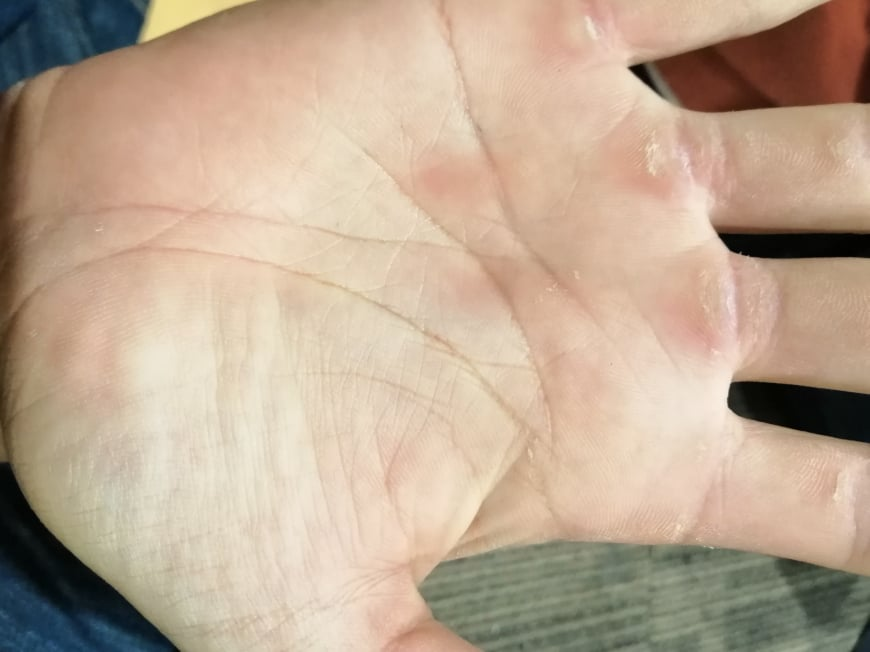
%> input picture PCA_based Fingerprint Recognition System/TestDatabase/2.jpg, 870 x 652 px
$ octave test.m   (GNU Octave 9; MATLAB toolbox functions it lacks are replaced by stand-ins)
%> lines starting %> are read from the running program, lines starting %| are printed output that depends on the picture
### PCA_based Fingerprint Recognition System/gaborFilterBank.m
function gaborArray = gaborFilterBank(u,v,m,n)

% GABORFILTERBANK generates a custum Gabor filter bank.
% It creates a u by v cell array, whose elements are m by n matrices;
% each matrix being a 2-D Gabor filter.
%
%
% Inputs:
%       u	:	No. of scales (usually set to 5)
%       v	:	No. of orientations (usually set to 8)
%       m	:	No. of rows in a 2-D Gabor filter (an odd integer number, usually set to 39)
%       n	:	No. of columns in a 2-D Gabor filter (an odd integer number, usually set to 39)
%
% Output:
%       gaborArray: A u by v array, element of which are m by n
%                   matries; each matrix being a 2-D Gabor filter
%
%
% Sample use:
%
% gaborArray = gaborFilterBank(5,8,39,39);
%
%
%
%   Details can be found in:
%
%   M. Haghighat, S. Zonouz, M. Abdel-Mottaleb, "CloudID: Trustworthy
%   cloud-based and cross-enterprise biometric identification,"
%   Expert Systems with Applications, vol. 42, no. 21, pp. 7905-7916, 2015.
%
%
%
% (C)	Mohammad Haghighat, University of Miami
%       haghighat@ieee.org
%       PLEASE CITE THE ABOVE PAPER IF YOU USE THIS CODE.


if (nargin ~= 4)    % Check correct number of arguments
    error('There must be four input arguments (Number of scales and orientations and the 2-D size of the filter)!')
end


%% Create Gabor filters
% Create u*v gabor filters each being an m by n matrix

gaborArray = cell(u,v);
fmax = 0.25;
gama = sqrt(2);
eta = sqrt(2);

for i = 1:u

    fu = fmax/((sqrt(2))^(i-1));
    alpha = fu/gama;
    beta = fu/eta;

    for j = 1:v
        tetav = ((j-1)/v)*pi;
        gFilter = zeros(m,n);

        for x = 1:m
            for y = 1:n
                xprime = (x-((m+1)/2))*cos(tetav)+(y-((n+1)/2))*sin(tetav);
                yprime = -(x-((m+1)/2))*sin(tetav)+(y-((n+1)/2))*cos(tetav);
                gFilter(x,y) = (fu^2/(pi*gama*eta))*exp(-((alpha^2)*(xprime^2)+(beta^2)*(yprime^2)))*exp(1i*2*pi*fu*xprime);
            end
        end
        gaborArray{i,j} = gFilter;

    end
end


%% Show Gabor filters (Please comment this section if not needed!)

% Show magnitudes of Gabor filters:
figure('NumberTitle','Off','Name','Magnitudes of Gabor filters');
for i = 1:u
    for j = 1:v
        subplot(u,v,(i-1)*v+j);
        imshow(abs(gaborArray{i,j}),[]);
    end
end

% Show real parts of Gabor filters:
figure('NumberTitle','Off','Name','Real parts of Gabor filters');
for i = 1:u
    for j = 1:v
        subplot(u,v,(i-1)*v+j);
        imshow(real(gaborArray{i,j}),[]);
    end
end

### PCA_based Fingerprint Recognition System/gaborFeatures.m
function featureVector = gaborFeatures(img,gaborArray,d1,d2)

% GABORFEATURES extracts the Gabor features of an input image.
% It creates a column vector, consisting of the Gabor features of the input
% image. The feature vectors are normalized to zero mean and unit variance.
%
%
% Inputs:
%       img         :	Matrix of the input image
%       gaborArray	:	Gabor filters bank created by the function gaborFilterBank
%       d1          :	The factor of downsampling along rows.
%       d2          :	The factor of downsampling along columns.
%
% Output:
%       featureVector	:   A column vector with length (m*n*u*v)/(d1*d2).
%                           This vector is the Gabor feature vector of an
%                           m by n image. u is the number of scales and
%                           v is the number of orientations in 'gaborArray'.
%
%
% Sample use:
%
% img = imread('cameraman.tif');
% gaborArray = gaborFilterBank(5,8,39,39);  % Generates the Gabor filter bank
% featureVector = gaborFeatures(img,gaborArray,4,4);   % Extracts Gabor feature vector, 'featureVector', from the image, 'img'.
%
%
%
%   Details can be found in:
%
%   M. Haghighat, S. Zonouz, M. Abdel-Mottaleb, "CloudID: Trustworthy
%   cloud-based and cross-enterprise biometric identification,"
%   Expert Systems with Applications, vol. 42, no. 21, pp. 7905-7916, 2015.
%
%
%
% (C)	Mohammad Haghighat, University of Miami
%       haghighat@ieee.org
%       PLEASE CITE THE ABOVE PAPER IF YOU USE THIS CODE.


if (nargin ~= 4)        % Check correct number of arguments
    error('Please use the correct number of input arguments!')
end

if size(img,3) == 3     % Check if the input image is grayscale
    warning('The input RGB image is converted to grayscale!')
    img = rgb2gray(img);
end

img = double(img);


%% Filter the image using the Gabor filter bank

% Filter input image by each Gabor filter
[u,v] = size(gaborArray);
gaborResult = cell(u,v);
for i = 1:u
    for j = 1:v
        gaborResult{i,j} = imfilter(img, gaborArray{i,j});
    end
end


%% Create feature vector

% Extract feature vector from input image
featureVector = [];
for i = 1:u
    for j = 1:v

        gaborAbs = abs(gaborResult{i,j});
        gaborAbs = downsample(gaborAbs,d1);
        gaborAbs = downsample(gaborAbs.',d2);
        gaborAbs = gaborAbs(:);

        % Normalized to zero mean and unit variance. (if not applicable, please comment this line)
        gaborAbs = (gaborAbs-mean(gaborAbs))/std(gaborAbs,1);

        featureVector =  [featureVector; gaborAbs];

    end
end


%% Show filtered images (Please comment this section if not needed!)

% [17 lines of commented-out code are left out]

### PCA_based Fingerprint Recognition System/test.m
clc
close all
clear all
%%
%%%%%%%%%%%%%%%%%%%%%% File management
TrainFiles = dir('TrainDatabase\');
Train_Number = 0;

for ii = 1:size(TrainFiles,1)
    if not(strcmp(TrainFiles(ii).name,'.')|strcmp(TrainFiles(ii).name,'..')|strcmp(TrainFiles(ii).name,'Thumbs.db'))
        Train_Number = Train_Number + 1; % Number of all images in the training database
    end
end

%%
img = imresize(imread('TestDatabase\2.jpg'),[512 512]);
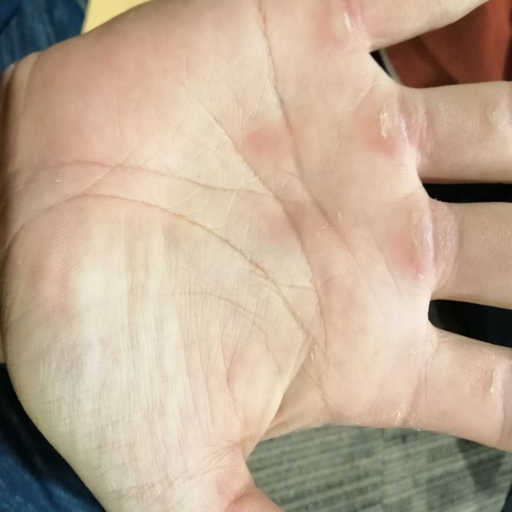
%> img: size 512x512x3 uint8; mean R, G, B 190.1, 168.6, 147.3
gaborArray = gaborFilterBank(5,8,39,39);  % Generates the Gabor filter bank
%> the loop in gaborFilterBank, `for i = 1:u` made 5 passes
%> pass 1, in gaborFilterBank, `for j = 1:v subplot(u,v,(i-1)*v+j); imshow(abs(gaborArray{i,j}),[]); end`:
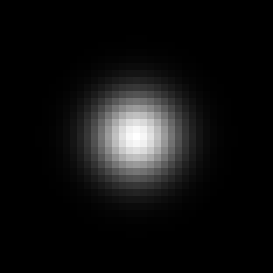
%> displayed picture: size 39x39, on the screen's scale of 0 to 255 (shown 7 times larger); min 0, max 255, mean 16.8
%> the loop in gaborFilterBank, `for i = 1:u` made 5 passes
%> pass 1, in gaborFilterBank, `for j = 1:v subplot(u,v,(i-1)*v+j); imshow(real(gaborArray{i,j}),[]); ..`:
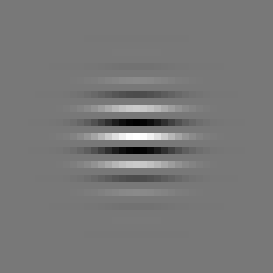
%> displayed picture: size 39x39, on the screen's scale of 0 to 255 (shown 7 times larger); min 0, max 255, mean 119.9
%> pass 1, in gaborFilterBank, `for j = 1:v subplot(u,v,(i-1)*v+j); imshow(real(gaborArray{i,j}),[]); ..`:
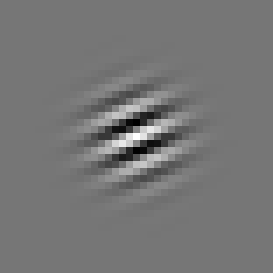
%> displayed picture: size 39x39, on the screen's scale of 0 to 255 (shown 7 times larger); min 0, max 255, mean 117.9
%> pass 1, in gaborFilterBank, `for j = 1:v subplot(u,v,(i-1)*v+j); imshow(real(gaborArray{i,j}),[]); ..`:
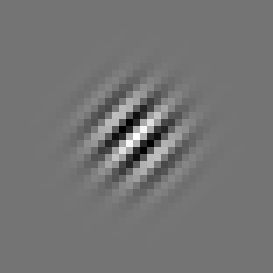
%> displayed picture: size 39x39, on the screen's scale of 0 to 255 (shown 7 times larger); min 0, max 255, mean 116.2
%> pass 1, in gaborFilterBank, `for j = 1:v subplot(u,v,(i-1)*v+j); imshow(real(gaborArray{i,j}),[]); ..`:
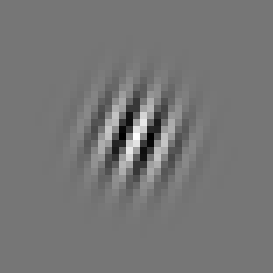
%> displayed picture: size 39x39, on the screen's scale of 0 to 255 (shown 7 times larger); min 0, max 255, mean 117.9; mean of the top-left, top-right, bottom-left and bottom-right quarters 117.5, 118.3, 118.2, 117.6
ProjectedTestImage = gaborFeatures(img,gaborArray,4,4);
%> in gaborFeatures, `img = rgb2gray(img);`:
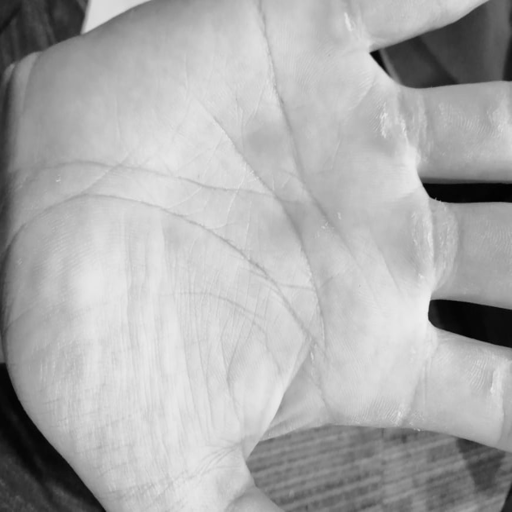
%> img: size 512x512 uint8; min 1, max 241, mean 172.6
%> (the run ends here)
